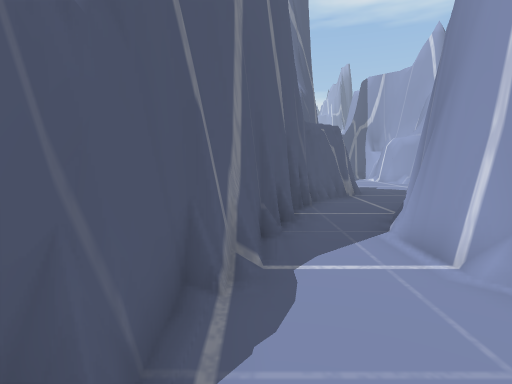
view 1 (above)

20 first-person views from a walk through a 3-D level made in the Unity game engine. The camera is 1.3 m above the floor, tilts 6° down and sees 80° across. The floor is counted in squares, 1 m on a side. Each view is taken from the middle of a square. On the plan, view 1 faces up. The plan holds only what a view shows up to about 14 squares ahead; the rest is blank. The place goes on beyond the plan.

view 2
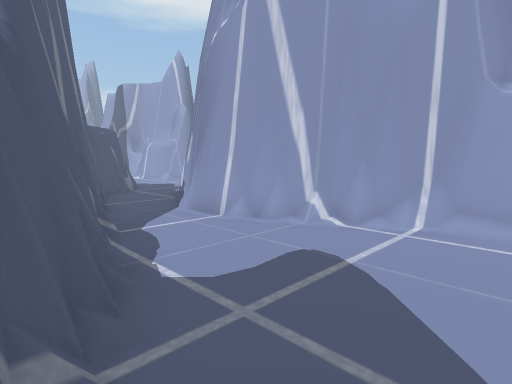

view 3
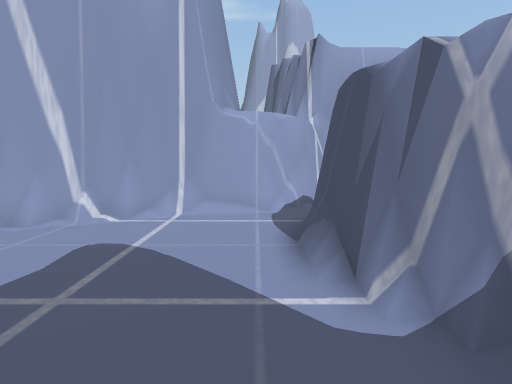

view 4
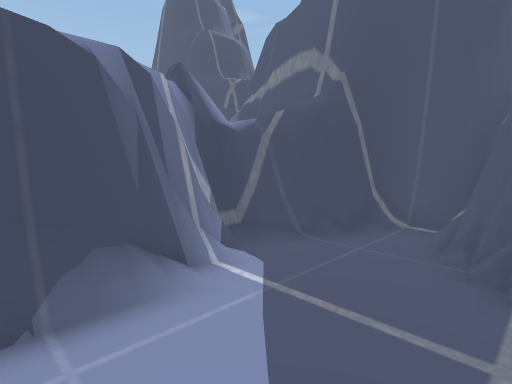

view 5
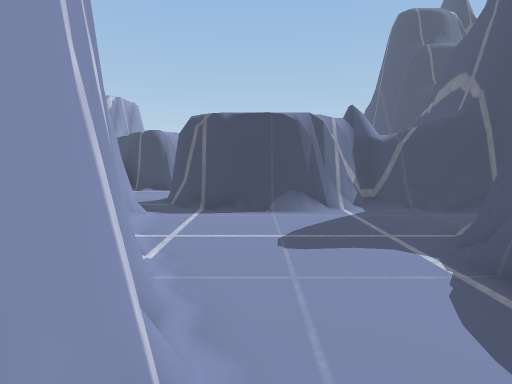

view 6
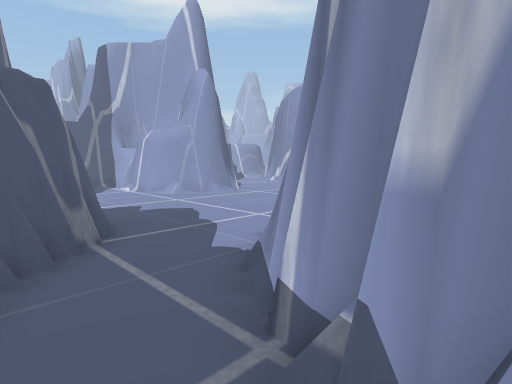

view 7
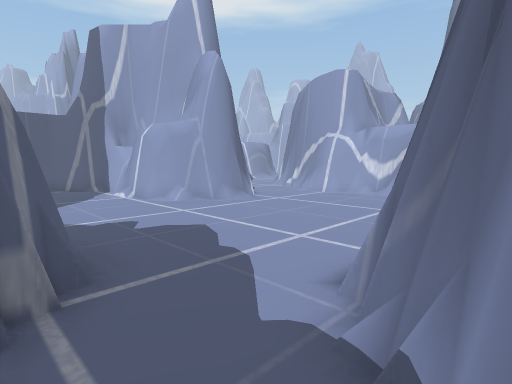

view 8
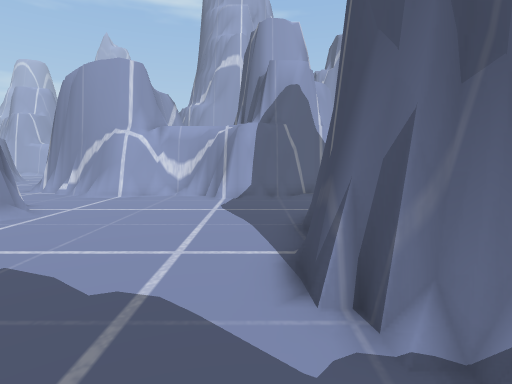

view 9
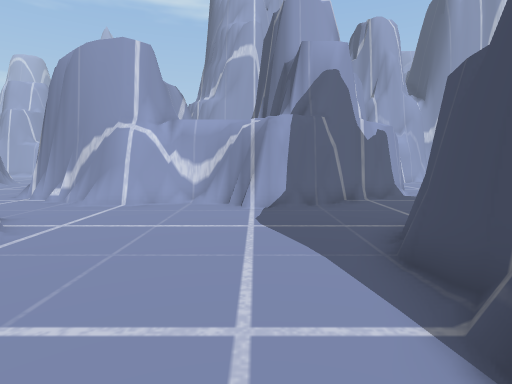

view 10
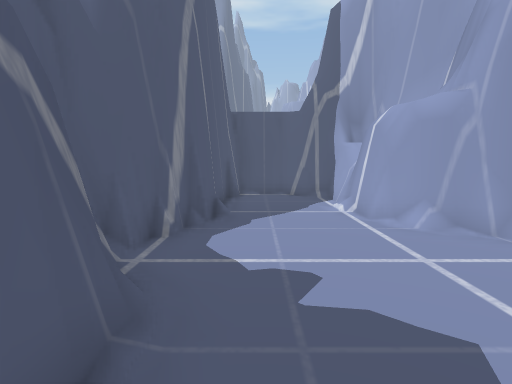

view 11
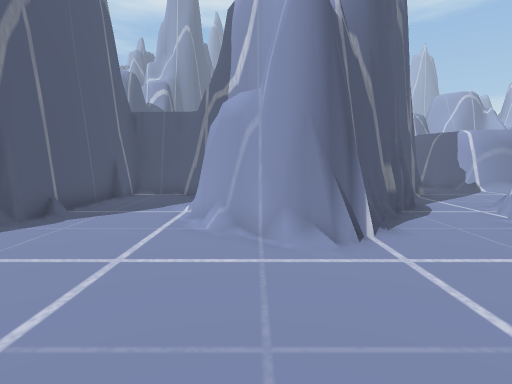

view 12
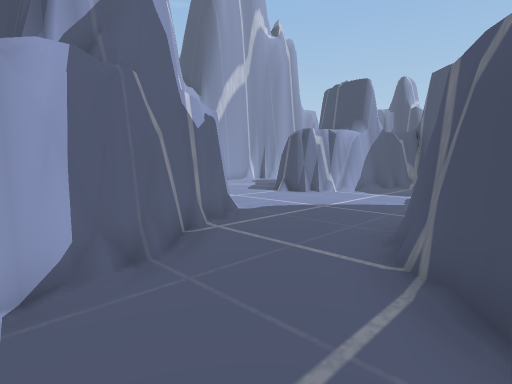

view 13
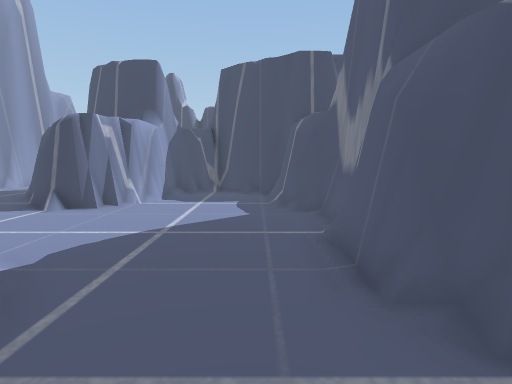

view 14
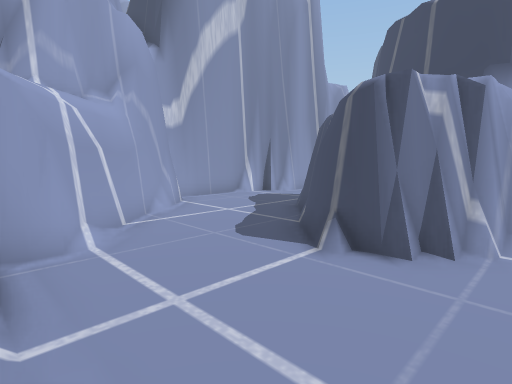

view 15
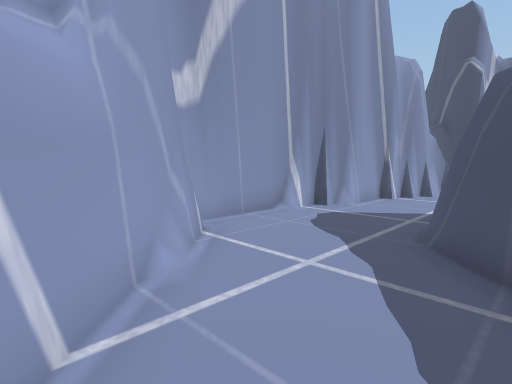

view 16
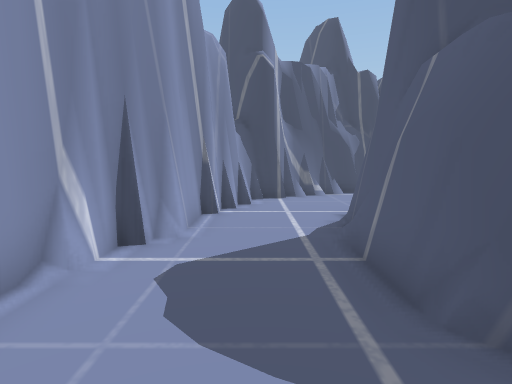

view 17
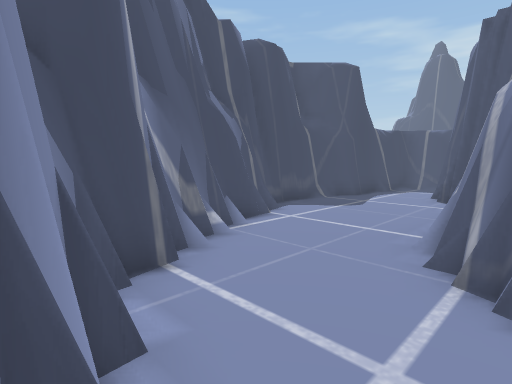

view 18
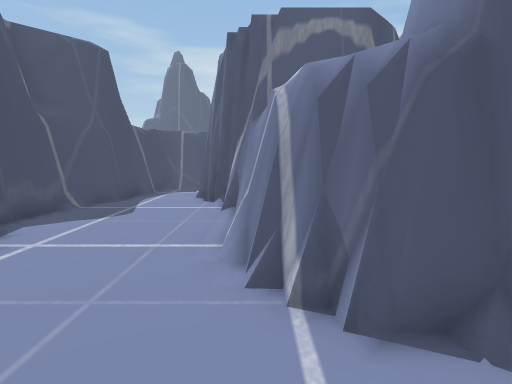

view 19
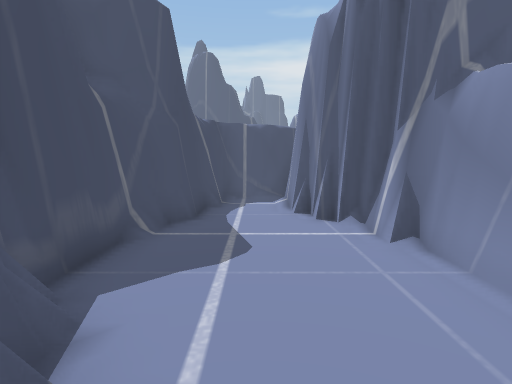

view 20
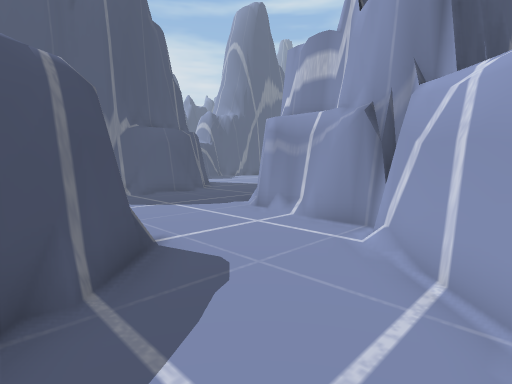

### Floor plan
Key: @ floor where view 1 was taken; # wall or solid block; . floor.
Columns run from 5 left of view 1 to 26 right of it. Each row starts with its distance up from view 1.
 25                       .##
 24                      ..###
 23          ####       #....
 22          #..##     ##....
 21          #...#      ....
 20          #...#    #...
 19          #...#   ##..#
 18         ##...#  ##..##
 17         ##...####...#
 16         #......##..##
 15         #..........##
 14         #..........##
 13         ##..........#
 12         ##.........##
 11        ##..........#
 10       ##...........#
  9       #...#####....##
  8       #..###  ##....##
  7      ##..#     ##....#
  6      #..##      #....###
  5      #..#       #.....#####
  4     ##..#       #.........##
  3     #...##      #..........##
  2     #....#      #...........##
  1    ##....#      ##...........##
  0   ##.@...##      #....###.....##
 -1 ###.......#      #...#####.....#
 -2 #.........#      #...#   ##....#
 -3 ###..####.#      ##..#    #....#
 -4   #########       ####    #...##
 -5                           #...#
 -6                          ##...#
 -7                         ##....#
 -8                    #######...##
 -9                  ####.......##
-10               ####..........##
-11               #............##
-12               ###.......####
-13                 ####...##
-14                    #####

Where each view was taken, in squares from view 1:
view 1: 0 up, 0 right, facing up
view 2: 2 down, 2 left, facing up-right
view 3: 2 down, 3 left, facing right
view 4: 0 up, 2 right, facing down-left
view 5: 5 up, 2 right, facing down
view 6: 6 up, 2 right, facing up-right
view 7: 8 up, 3 right, facing up-right
view 8: 10 up, 3 right, facing right
view 9: 11 up, 5 right, facing right
view 10: 11 up, 5 right, facing up
view 11: 11 up, 9 right, facing up
view 12: 11 up, 10 right, facing down-right
view 13: 9 up, 13 right, facing down
view 14: 5 up, 16 right, facing down-right
view 15: 3 up, 20 right, facing down-right
view 16: 0 up, 23 right, facing down
view 17: 7 down, 24 right, facing down-left
view 18: 8 down, 23 right, facing left
view 19: 11 down, 20 right, facing left
view 20: 1 down, 23 right, facing up-left
